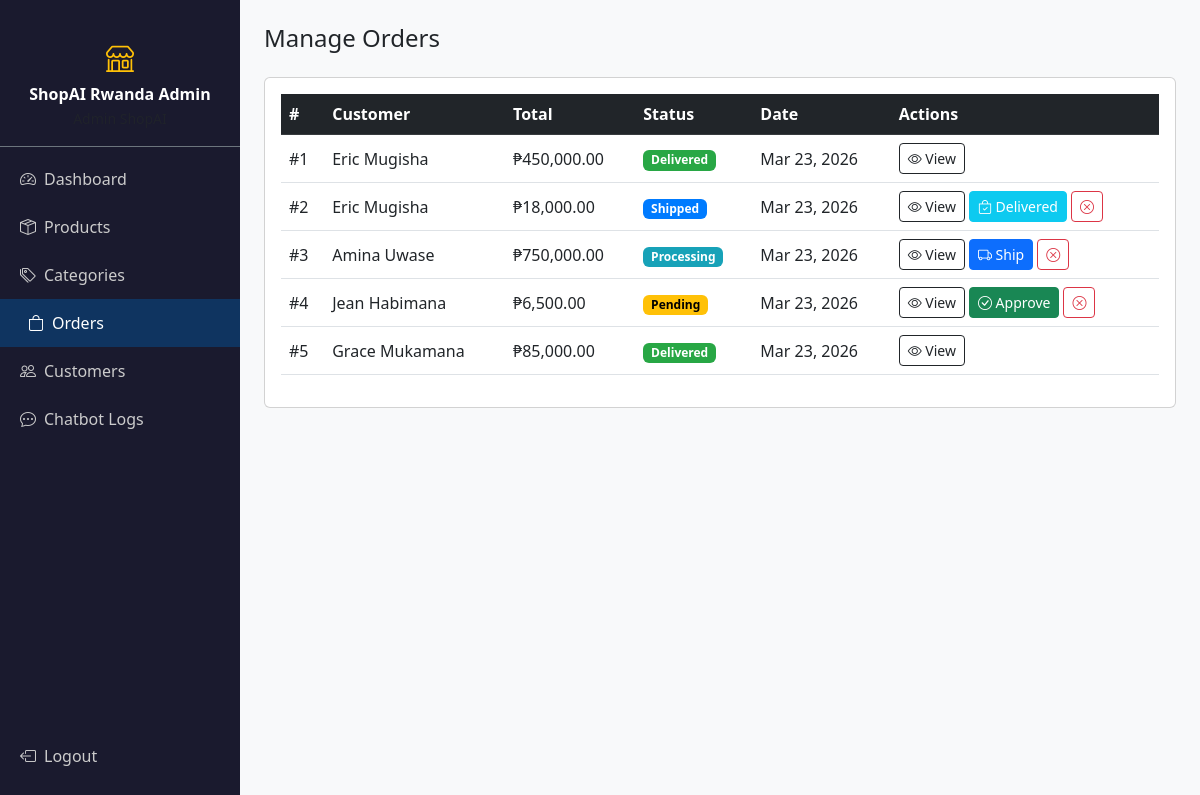
Page /ecommerce-chatbot/admin/orders.php (signed in) on the committed database.
### tables this page shows
CREATE TABLE orders (
    id INT AUTO_INCREMENT PRIMARY KEY,
    user_id INT NOT NULL,
    total_price DECIMAL(12,2) NOT NULL,
    status ENUM('pending','processing','shipped','delivered','cancelled') DEFAULT 'pending',
    address TEXT,
    payment_method VARCHAR(50) DEFAULT 'cod',
    created_at TIMESTAMP DEFAULT CURRENT_TIMESTAMP,
    FOREIGN KEY (user_id) REFERENCES users(id) ON DELETE CASCADE
);

CREATE TABLE users (
    id INT AUTO_INCREMENT PRIMARY KEY,
    name VARCHAR(100) NOT NULL,
    email VARCHAR(150) UNIQUE NOT NULL,
    password VARCHAR(255) NOT NULL,
    role ENUM('customer','admin') DEFAULT 'customer',
    phone VARCHAR(20),
    address TEXT,
    created_at TIMESTAMP DEFAULT CURRENT_TIMESTAMP
);

### ecommerce-chatbot/admin/orders.php (the view, shortened to what this page needs)
<?php require_once 'includes/admin_header.php'; ?>
<?php
$orders = $conn->query("SELECT o.*, u.name as customer FROM orders o JOIN users u ON o.user_id=u.id ORDER BY o.created_at DESC");
?>
<div class="admin-content">
    <h4 class="mb-4">Manage Orders</h4>
    <div class="card p-3">
        <table class="table table-hover align-middle">
            <thead class="table-dark">
                <tr><th>#</th><th>Customer</th><th>Total</th><th>Status</th><th>Date</th><th>Actions</th></tr>
            </thead>
            <tbody>
            <?php while ($o = $orders->fetch_assoc()): ?>
            <tr>
                <td>#<?= $o['id'] ?></td>
                <td><?= htmlspecialchars($o['customer']) ?></td>
                <td>₱<?= number_format($o['total_price'], 2) ?></td>
                <td><span class="badge status-<?= $o['status'] ?>"><?= ucfirst($o['status']) ?></span></td>
                <td><?= date('M d, Y', strtotime($o['created_at'])) ?></td>
                <td class="d-flex gap-1 flex-wrap">
                    <a href="?view=<?= $o['id'] ?>" class="btn btn-sm btn-outline-dark">
                        <i class="bi bi-eye"></i> View
                    </a>
                    <?php if ($o['status'] === 'pending'): ?>
                    <form method="POST" class="d-inline">
                        <button class="btn btn-sm btn-success" onclick="return confirm('Approve Order #<?= $o['id'] ?>?')">
                            <i class="bi bi-check-circle"></i> Approve
                        </button>
                    </form>
                    <?php endif; ?>
                    <?php if ($o['status'] === 'processing'): ?>
                    <form method="POST" class="d-inline">
                        <button class="btn btn-sm btn-primary" onclick="return confirm('Mark Order #<?= $o['id'] ?> as Shipped?')">
                            <i class="bi bi-truck"></i> Ship
                        </button>
                    </form>
                    <?php endif; ?>
                    <?php if ($o['status'] === 'shipped'): ?>
                    <form method="POST" class="d-inline">
                        <button class="btn btn-sm btn-info text-white" onclick="return confirm('Mark Order #<?= $o['id'] ?> as Delivered?')">
                            <i class="bi bi-bag-check"></i> Delivered
                        </button>
                    </form>
                    <?php endif; ?>
                    <?php if (!in_array($o['status'], ['delivered','cancelled'])): ?>
                    <form method="POST" class="d-inline">
                        <button class="btn btn-sm btn-outline-danger" onclick="return confirm('Cancel Order #<?= $o['id'] ?>?')">
                            <i class="bi bi-x-circle"></i>
                        </button>
                    </form>
                    <?php endif; ?>
                </td>
            </tr>
            <?php endwhile; ?>
            </tbody>
        </table>
    </div>
</div>
<?php require_once 'includes/admin_footer.php'; ?>

### ecommerce-chatbot/assets/css/style.css (style rules this page uses)
body { font-family: 'Segoe UI', sans-serif; background: #f8f9fa; }
.admin-content { margin-left: 240px; padding: 24px; }
.status-pending { background: #ffc107; color: #000; }
.status-processing { background: #17a2b8; color: #fff; }
.status-shipped { background: #007bff; color: #fff; }
.status-delivered { background: #28a745; color: #fff; }

### rows in the picture
orders: id "1", user.name "Eric Mugisha", total_price "450,000.00", status "Delivered", created_at "Mar 23, 2026"
orders: id "2", user.name "Eric Mugisha", total_price "18,000.00", status "Shipped", created_at "Mar 23, 2026"
orders: id "3", user.name "Amina Uwase", total_price "750,000.00", status "Processing", created_at "Mar 23, 2026"
orders: id "4", user.name "Jean Habimana", total_price "6,500.00", status "Pending", created_at "Mar 23, 2026"
orders: id "5", user.name "Grace Mukamana", total_price "85,000.00", status "Delivered", created_at "Mar 23, 2026"

### other values in the picture
SITE_NAME "ShopAI Rwanda"
$label "Dashboard"
$label "Products"
$label "Categories"
$label "Orders"
$label "Customers"
$label "Chatbot Logs"
